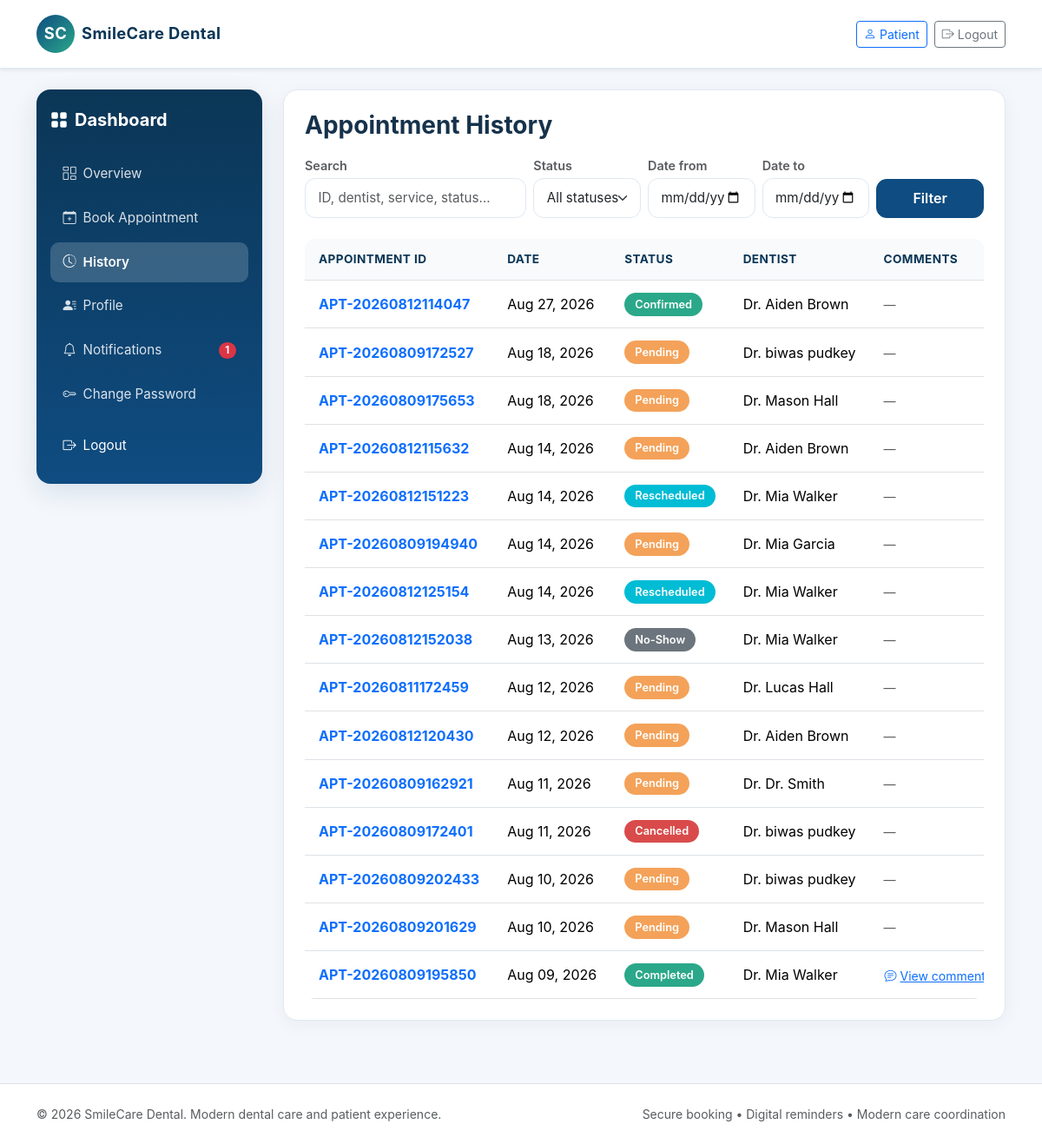
/patients/history/ (signed in), run on the app's committed database.
### appointments/models.py (models this page shows, shortened)
class Appointment(models.Model):
    STATUS_CHOICES = (
        ('Pending', 'Pending'),
        ('Confirmed', 'Confirmed'),
        ('Checked-In', 'Checked-In'),
        ('Completed', 'Completed'),
        ('Cancelled', 'Cancelled'),
        ('Rescheduled', 'Rescheduled'),
        ('No-Show', 'No-Show'),
    )
    appointment_id = models.CharField(max_length=20, unique=True)
    patient = models.ForeignKey(Patient, related_name='appointments', on_delete=models.CASCADE)
    dentist = models.ForeignKey(Dentist, related_name='appointments', on_delete=models.CASCADE)
    service = models.ForeignKey(DentalService, related_name='appointments', on_delete=models.CASCADE)
    appointment_date = models.DateField()
    start_time = models.TimeField()
    end_time = models.TimeField()
    reason = models.CharField(max_length=200)
    notes = models.TextField(blank=True)
    status = models.CharField(max_length=20, choices=STATUS_CHOICES, default='Pending')
    cancellation_reason = models.TextField(blank=True)
    cancelled_at = models.DateTimeField(null=True, blank=True)
    created_at = models.DateTimeField(auto_now_add=True)
    updated_at = models.DateTimeField(auto_now=True)
    class Meta:
        constraints = [
            models.CheckConstraint(condition=Q(end_time__gt=F('start_time')), name='check_appointment_times'),
        ]

### dentists/models.py (models this page shows)
class Dentist(models.Model):
    dentist_id = models.CharField(max_length=20, unique=True)
    user = models.OneToOneField(settings.AUTH_USER_MODEL, on_delete=models.CASCADE)
    specialization = models.CharField(max_length=100)
    license_number = models.CharField(max_length=50, unique=True)
    phone = models.CharField(max_length=20, blank=True)
    biography = models.TextField(blank=True)
    years_of_experience = models.PositiveIntegerField(default=0)
    profile_photo = models.CharField(max_length=200, blank=True)
    active = models.BooleanField(default=True)
    created_at = models.DateTimeField(auto_now_add=True)
    def __str__(self):
        return f"Dr. {self.user.get_full_name() or self.user.username}"

### accounts/models.py (models this page shows, shortened)
class User(AbstractUser):
    ROLE_CHOICES = (
        ('patient', 'Patient'),
        ('staff', 'Staff'),
        ('dentist', 'Dentist'),
        ('admin', 'Admin'),
    )
    ACCOUNT_STATUS_CHOICES = (
        ('pending', 'Pending'),
        ('approved', 'Approved'),
        ('rejected', 'Rejected'),
    )
    role = models.CharField(max_length=20, choices=ROLE_CHOICES, default='patient')
    phone = models.CharField(max_length=20, blank=True)
    account_status = models.CharField(max_length=20, choices=ACCOUNT_STATUS_CHOICES, default='approved')
    def is_patient(self):
        return self.role == 'patient'
    def is_staff_role(self):
        return self.role in {'staff', 'admin'}
    def is_dentist(self):
        return self.role == 'dentist'
    def is_admin(self):
        return self.role == 'admin'
    def is_dentist_approved(self):
        return self.is_dentist() and self.is_active and self.account_status == 'approved'

### patients/views.py (the view, shortened to what this page needs)
# urls.py: path('history/', patient_history, name='patient_history'),
@login_required
def patient_history(request):
    from datetime import datetime
    from django.db.models import Q
    patient = Patient.objects.filter(user=request.user).first()
    q = request.GET.get('q', '').strip()
    status_filter = request.GET.get('status', '').strip()
    date_from = request.GET.get('date_from', '').strip()
    date_to = request.GET.get('date_to', '').strip()
    appointments = Appointment.objects.filter(patient=patient).order_by('-appointment_date', '-start_time') if patient else Appointment.objects.none()
    if status_filter:
        appointments = appointments.filter(status=status_filter)
    if date_from:
        try:
            appointments = appointments.filter(appointment_date__gte=datetime.strptime(date_from, '%Y-%m-%d').date())
        except ValueError:
            pass
    if date_to:
        try:
            appointments = appointments.filter(appointment_date__lte=datetime.strptime(date_to, '%Y-%m-%d').date())
        except ValueError:
            pass
    status_choices = ['Pending', 'Confirmed', 'Checked-In', 'Completed', 'Cancelled', 'Rescheduled', 'No-Show']
    return render(request, 'dashboard/patient_history.html', {
        'appointments': appointments,
        'q': q,
        'status_filter': status_filter,
        'date_from': date_from,
        'date_to': date_to,
        'status_choices': status_choices,
    })

### appointments/templatetags/status_tags.py (called while the page is built)
@register.filter
def status_badge_class(status):
    return STATUS_CLASS_MAP.get(status, 'pill-secondary')

### reminders/templatetags/notifications_tags.py (called while the page is built)
@register.simple_tag(takes_context=True)
def unread_notifications_count(context):
    request = context.get('request')
    if not request or not request.user.is_authenticated:
        return 0
    return Notification.objects.filter(user=request.user, is_read=False).count()

### templates/dashboard/patient_history.html (shortened to what this page needs)
{% extends 'base.html' %}
{% load status_tags %}
{% block content %}
<div class="dashboard-shell">
    {% include 'dashboard/_sidebar.html' %}
    <div class="main-panel">
        <div class="card-soft p-3 p-md-4">
            <h3 class="fw-bold mb-3">Appointment History</h3>
            <form method="get" class="mb-4">
                <div class="row g-2 align-items-end">
                    <div class="col-12 col-md-4">
                        <label class="form-label small text-muted mb-1">Search</label>
                        <input type="search" name="q" class="form-control" placeholder="ID, dentist, service, status…" value="{{ q }}">
                    </div>
                    <div class="col-6 col-md-2">
                        <label class="form-label small text-muted mb-1">Status</label>
                        <select name="status" class="form-select">
                            <option value="">All statuses</option>
                        </select>
                    </div>
                    <div class="col-6 col-md-2">
                        <label class="form-label small text-muted mb-1">Date from</label>
                        <input type="date" name="date_from" class="form-control" value="{{ date_from }}">
                    </div>
                    <div class="col-6 col-md-2">
                        <label class="form-label small text-muted mb-1">Date to</label>
                        <input type="date" name="date_to" class="form-control" value="{{ date_to }}">
                    </div>
                    <div class="col-6 col-md-2 d-flex gap-2">
                        <button class="btn btn-primary min-height-44 w-100" type="submit">Filter</button>
                    </div>
                </div>
            </form>
            <div class="table-responsive">
                <table class="table align-middle text-nowrap">
                    <thead>
                        <tr>
                            <th>Appointment ID</th>
                            <th>Date</th>
                            <th>Status</th>
                            <th>Dentist</th>
                            <th>Comments</th>
                        </tr>
                    </thead>
                    <tbody>
                        {% for appointment in appointments %}
                        <tr>
                            <td><a href="{% url 'appointment_detail' appointment.pk %}" class="fw-bold text-primary">{{ appointment.appointment_id }}</a></td>
                            <td>{{ appointment.appointment_date|date:"M d, Y" }}</td>
                            <td><span class="pill {{ appointment.status|status_badge_class }}">{{ appointment.status }}</span></td>
                            <td>{{ appointment.dentist }}</td>
                            <td>
                                {% if appointment.notes %}
                                <button class="btn btn-link btn-sm p-0" data-bs-toggle="modal" data-bs-target="#patientApptModal{{ appointment.pk }}">
                                    <i class="bi bi-chat-text me-1"></i>View comment
                                </button>
                                {% else %}
                                <span class="text-muted small">—</span>
                                {% endif %}
                            </td>
                        </tr>
                        {% empty %}
                        <tr><td colspan="5" class="text-muted"><div class="empty-state py-4 text-center">No appointments found.</div></td></tr>
                        {% endfor %}
                    </tbody>
                </table>
            </div>
        </div>
    </div>
</div>
{% endblock %}

### static/css/style.css (style rules this page uses)
:root { --primary: #0f4c81; --primary-dark: #0b3656; --accent: #2aa889; --warning: #f4a259; --danger: #d94b4b; --text: #16324b; --muted: #69819b; --bg: #f4f7fb; --card: #ffffff; --border: #dfe8f1; }
body { font-family: Inter, -apple-system, BlinkMacSystemFont, "Segoe UI", Roboto, sans-serif; color: var(--text); background: var(--bg); overflow-x: hidden; }
a { text-decoration: none; color: var(--primary); transition: color 0.2s ease; }
h3, .h3 { font-size: clamp(1.25rem, 2.5vw, 1.75rem); }
.dashboard-shell { display: flex; align-items: stretch; min-height: calc(100vh - 100px); gap: 1.5rem; }
.main-panel { flex: 1; min-width: 0; }
.card-soft { border: 1px solid var(--border); border-radius: 1rem; box-shadow: 0 4px 20px rgba(19,52,79,0.05); background: var(--card); transition: transform 0.2s ease, box-shadow 0.2s ease; }
.pill { display: inline-flex; align-items: center; gap: 0.35rem; padding: 0.35rem 0.75rem; border-radius: 999px; font-size: 0.8rem; font-weight: 600; line-height: 1.2; white-space: nowrap; }
.pill-success { background: #2aa889; color: #fff; }
.pill-warning { background: #f4a259; color: #fff; }
.pill-danger { background: #d94b4b; color: #fff; }
.pill-secondary { background: #6c757d; color: #fff; }
.pill-info { background: #00bcd4; color: #fff; }
.form-control, .form-select { border-color: var(--border); border-radius: 0.75rem; padding: 0.65rem 0.9rem; font-size: 0.95rem; min-height: 44px; }
.form-label { font-weight: 600; margin-bottom: 0.4rem; font-size: 0.9rem; color: var(--primary-dark); }
.table-responsive { border-radius: 0.75rem; overflow-x: auto; -webkit-overflow-scrolling: touch; }
.table { margin-bottom: 0; }
.table thead th { color: var(--primary-dark); font-weight: 700; background-color: #f8fafc; border-bottom-width: 1px; font-size: 0.85rem; text-transform: uppercase; letter-spacing: 0.03em; padding: 0.85rem 1rem; }
.table td { padding: 0.85rem 1rem; vertical-align: middle; }
.btn-primary { background: var(--primary); border-color: var(--primary); border-radius: 0.75rem; padding: 0.6rem 1.25rem; font-weight: 600; min-height: 44px; display: inline-flex; align-items: center; justify-content: center; }

### data on the page
Appointment: appointment_id "APT-20260812114047", appointment_date "Aug 27, 2026", status "Confirmed", dentist "Dr. Aiden Brown"
Appointment: appointment_id "APT-20260809172527", appointment_date "Aug 18, 2026", status "Pending", dentist "Dr. biwas pudkey"
Appointment: appointment_id "APT-20260809175653", appointment_date "Aug 18, 2026", status "Pending", dentist "Dr. Mason Hall"
Appointment: appointment_id "APT-20260812115632", appointment_date "Aug 14, 2026", status "Pending", dentist "Dr. Aiden Brown"
Appointment: appointment_id "APT-20260812151223", appointment_date "Aug 14, 2026", status "Rescheduled", dentist "Dr. Mia Walker"
Appointment: appointment_id "APT-20260809194940", appointment_date "Aug 14, 2026", status "Pending", dentist "Dr. Mia Garcia"
Appointment: appointment_id "APT-20260812125154", appointment_date "Aug 14, 2026", status "Rescheduled", dentist "Dr. Mia Walker"
Appointment: appointment_id "APT-20260812152038", appointment_date "Aug 13, 2026", status "No-Show", dentist "Dr. Mia Walker"
Appointment: appointment_id "APT-20260811172459", appointment_date "Aug 12, 2026", status "Pending", dentist "Dr. Lucas Hall"
Appointment: appointment_id "APT-20260812120430", appointment_date "Aug 12, 2026", status "Pending", dentist "Dr. Aiden Brown"
Appointment: appointment_id "APT-20260809162921", appointment_date "Aug 11, 2026", status "Pending", dentist "Dr. Dr. Smith"
Appointment: appointment_id "APT-20260809172401", appointment_date "Aug 11, 2026", status "Cancelled", dentist "Dr. biwas pudkey"
Appointment: appointment_id "APT-20260809202433", appointment_date "Aug 10, 2026", status "Pending", dentist "Dr. biwas pudkey"
Appointment: appointment_id "APT-20260809201629", appointment_date "Aug 10, 2026", status "Pending", dentist "Dr. Mason Hall"
Appointment: appointment_id "APT-20260809195850", appointment_date "Aug 09, 2026", status "Completed", dentist "Dr. Mia Walker"

### other printed values
{{ unread_count }} "1"
